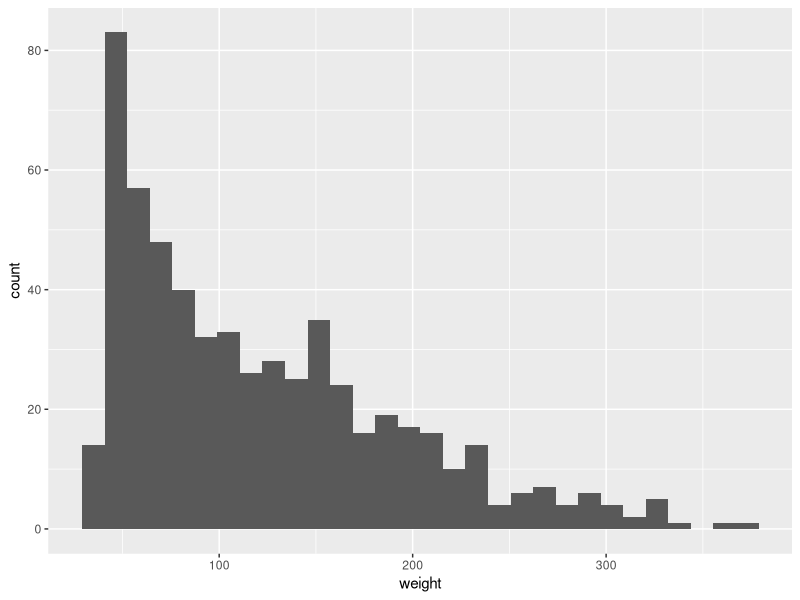
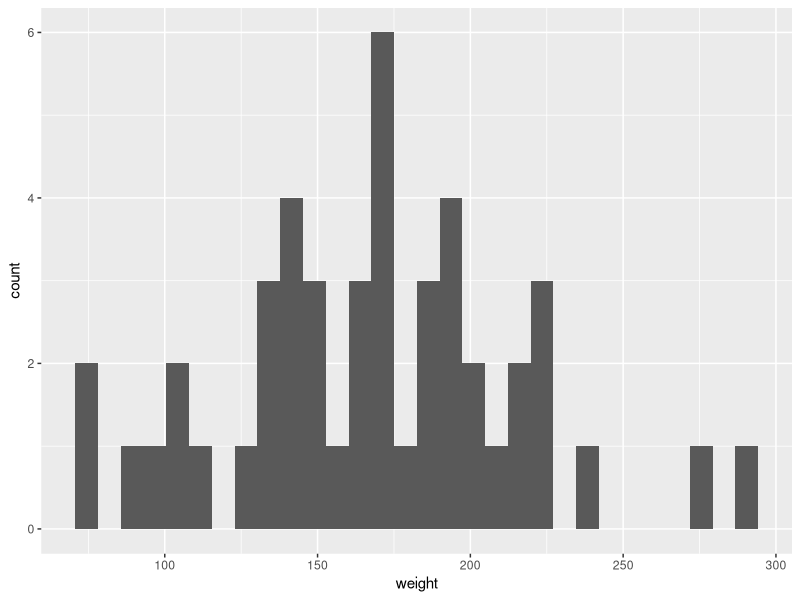
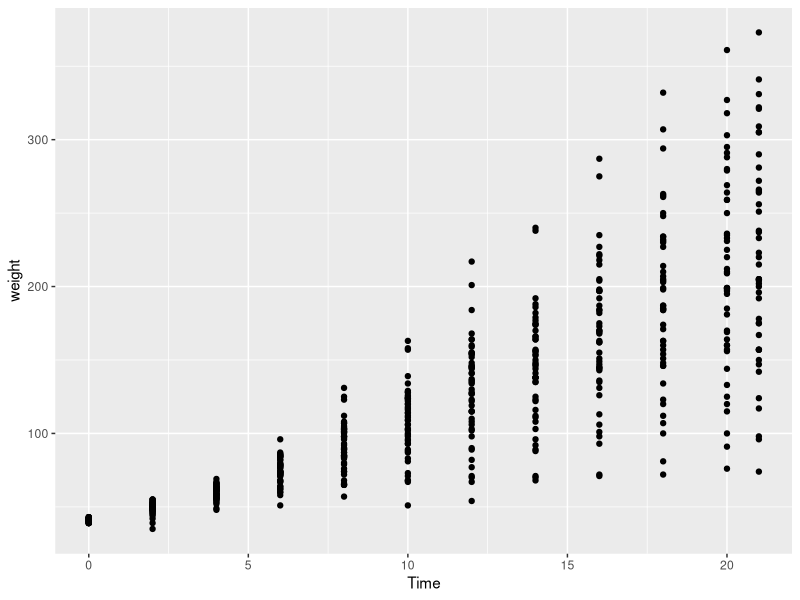
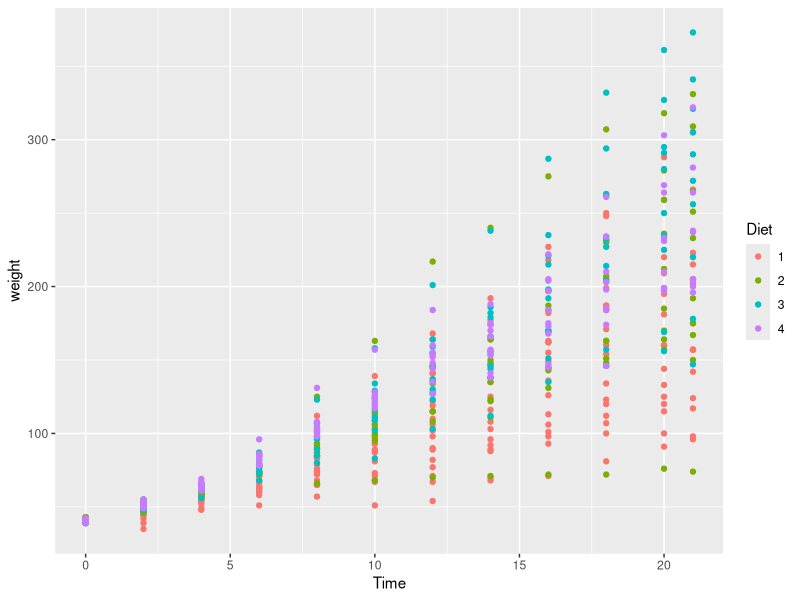
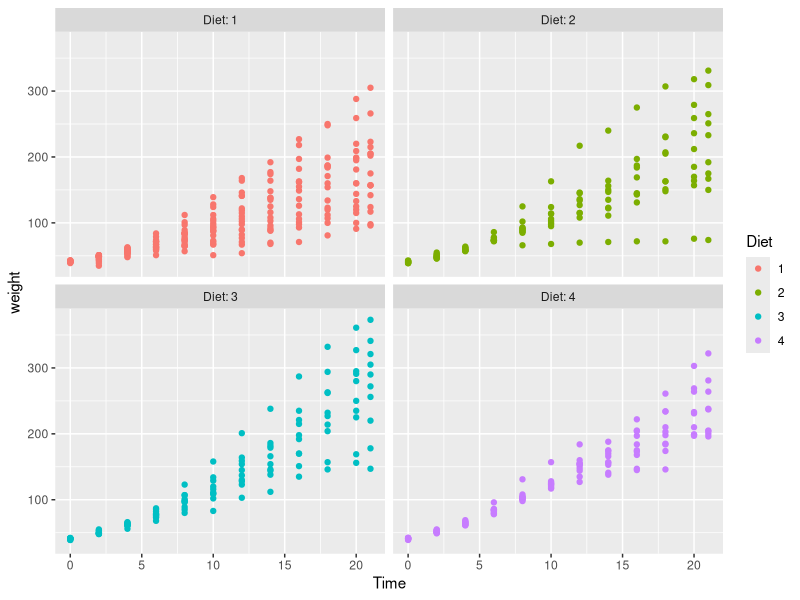

Source code (R) for these figures, in order:
## ---- chunk 1
library(knitr)
knitr::opts_chunk$set(echo=TRUE, 
                      cache=FALSE, 
                      fig.width=5, 
                      fig.height=5,
                      fig.align='center',
                      fig.pos = 'H')
library(tidyverse)
library(ggplot2)
## ---- chunk 2
data()
## ---- chunk 3
df = ChickWeight %>% as_tibble
## ---- chunk 4
df = as_tibble(ChickWeight)
## ---- chunk 5
df
## ---- chunk 6
library(pracma)
p=c(0.4, 0.2, 0.2, 0.2)
alpha_param=c(8, 10, 12, 15)
beta_param=3

diet_ex = randsample(4,nrow(ChickWeight),w=p,replacement = TRUE)
alpha_ex = alpha_param[diet_ex]

weight_ex = numeric()
for (i in 1:nrow(ChickWeight)){
  weight_ex[i] = rnorm(1,alpha_ex[i]*df$Time[i]+beta_param, 1)
}
## ---- chunk 7
df %>%
  ggplot(aes(weight)) +
  geom_histogram()
## ---- chunk 8
df %>%
  filter(Time == 16) %>%
  ggplot(aes(weight)) +
  geom_histogram()
## ---- chunk 9
df %>%
  ggplot(aes(Time, weight)) +
  geom_point()
## ---- chunk 10
df %>%
  ggplot(aes(Time, weight)) +
  geom_point(aes(color = Diet))
## ---- chunk 11
df %>%
  ggplot(aes(Time, weight)) +
  geom_point(aes(color = Diet)) +
  facet_wrap(~ Diet, nrow = 2, labeller = label_both)
## ---- chunk 12
likelihood = c(0.00193, 0.000143, 0.975)
prior = c(7.60e-5, 6.05e-6, 3.12e-7)

unnormalized_posterior = likelihood * prior
posterior = unnormalized_posterior / sum(unnormalized_posterior) #turns into percentages
posterior
